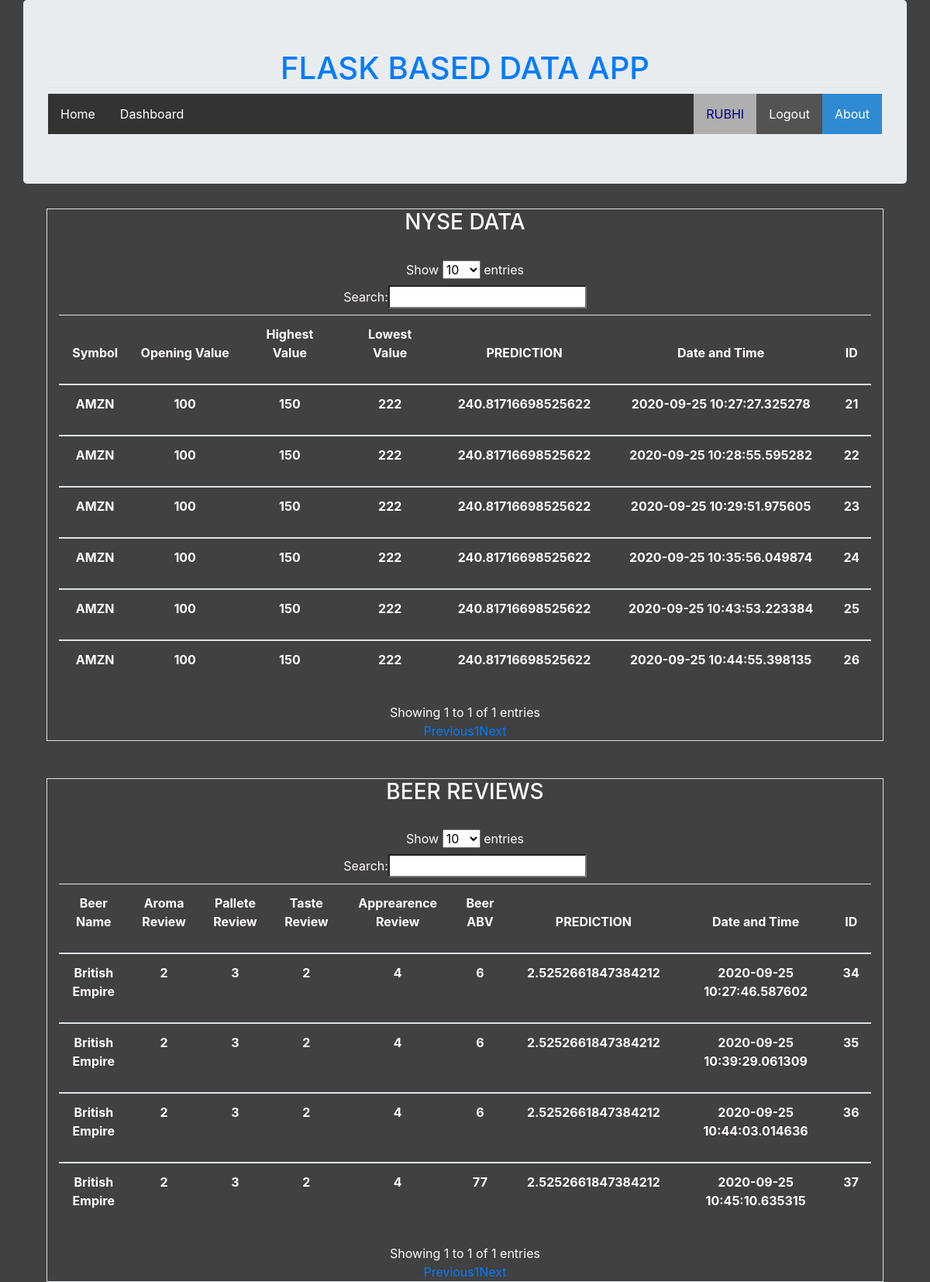
/dashboard (signed in), run on the app's committed database.
### dataapp/models.py (models this page shows, shortened)
class users(db.Model, UserMixin):
    id = db.Column("id", db.Integer, primary_key = True)
    name = db.Column(db.String(100), unique = True, nullable = False)
    email = db.Column(db.String(100), unique = True, nullable = False)
    password = db.Column(db.String(100))
    new_york = db.relationship("new_york", backref = "user_name", lazy = True)
    beers = db.relationship("beer_review", lazy = True)

class new_york(db.Model):
    id = db.Column("id", db.Integer, primary_key = True)
    company_symbol = db.Column(db.String(100), unique = False, nullable = False)
    open_val = db.Column(db.Integer)
    high_val = db.Column(db.Integer)
    low_val = db.Column(db.Integer)
    close_prediction = db.Column(db.Integer, default = 0)
    date_time = db.Column(db.DateTime, nullable=False, default=datetime.utcnow)
    user_id = db.Column(db.Integer, db.ForeignKey("users.id"), nullable = False)

class beer_review(db.Model):
    id = db.Column("id", db.Integer, primary_key = True)
    beer_name = db.Column(db.String(100), unique = False, nullable = False)
    review_aroma = db.Column(db.Integer)
    review_pallete = db.Column(db.Integer)
    review_taste = db.Column(db.Integer)
    review_appearance = db.Column(db.Integer)
    beer_abv = db.Column(db.Integer)
    prediction_review = db.Column(db.Integer, default = 0)
    date_time = db.Column(db.DateTime, nullable=False, default=datetime.utcnow)
    user_id = db.Column(db.Integer, db.ForeignKey("users.id"), nullable = False)

### dataapp/main/routes.py (the view)
@main.route('/dashboard', methods=["POST", "GET"])
@login_required
def dashboard():
    user = users.query.get(current_user.id)
    nyse = user.new_york
    beers = beer_review.query.filter_by(user_id=current_user.id).all()
    if not nyse and not beers:
        flash("No predictions done yet.", 'danger')
    return render_template("dashboard.html", post = nyse, beers = beers)

### dataapp/models.py (called while the page is built)
@login_manager.user_loader
def load_user(user_id):
    return users.query.get(int(user_id))

### dataapp/templates/dashboard.html (shortened to what this page needs)
{% extends "layout.html" %}
{% block content %}
    <div class = "container-fluid" style="color: snow;">
        {% if post %}
            <div class="container border" style="border: 3px;">
                <h3 style="border: 1px;">NYSE DATA</h3>
                <br>
                <table class="table table-hove" id = "nyse_table">
                    <thead>
                        <tr>
                            <th><p align="center">Symbol</p></th>
                            <th><p align="center">Opening Value</p></th>
                            <th><p align="center">Highest Value</p></th>
                            <th><p align="center">Lowest Value</p></th>
                            <th><p align="center">PREDICTION</p></th>
                            <th><p align="center">Date and Time</p></th>
                            <th><p align="center">ID</p></th>
                        </tr>
                    </thead>
                    {% for predict in post %}
                        <tbody>
                            <tr>
                                <th><p align="center">{{predict.company_symbol}}</p></th>
                                <th><p align="center">{{predict.open_val}}</p></th>
                                <th><p align="center">{{predict.high_val}}</p></th>
                                <th><p align="center">{{predict.low_val}}</p></th>
                                <th><p align="center">{{predict.close_prediction}}</p></th>
                                <th><p align="center">{{predict.date_time}}</p></th>
                                <th><p align="center">{{predict.id}}</p></th>
                            </tr>
                        </tbody>
                    {% endfor %}
                </table>
            </div>
        {% endif %}
        <br>
        <br>
        {% if beers %}
            <div class="container border">
                <h3>BEER REVIEWS</h3>
                <br>
                <table class="table table-hove" id = "beers_table">
                    <thead>
                        <tr>
                            <th><p align="center">Beer Name</p></th>
                            <th><p align="center">Aroma Review</p></th>
                            <th><p align="center">Pallete Review</p></th>
                            <th><p align="center">Taste Review</p></th>
                            <th><p align="center">Apprearence Review</p></th>
                            <th><p align="center">Beer ABV</p></th>
                            <th><p align="center">PREDICTION</p></th>
                            <th><p align="center">Date and Time</p></th>
                            <th><p align="center">ID</p></th>
                        </tr>
                    </thead>
                    {% for beer in beers %}
                        <tbody>
                            <tr>
                                <th><p align="center">{{beer.beer_name}}</p></th>
                                <th><p align="center">{{beer.review_aroma}}</p></th>
                                <th><p align="center">{{beer.review_pallete}}</p></th>
                                <th><p align="center">{{beer.review_taste}}</p></th>
                                <th><p align="center">{{beer.review_appearance}}</p></th>
                                <th><p align="center">{{beer.beer_abv}}</p></th>
                                <th><p align="center">{{beer.prediction_review}}</p></th>
                                <th><p align="center">{{beer.date_time}}</p></th>
                                <th><p align="center">{{beer.id}}</p></th>
                            </tr>
                        </tbody>
                    {% endfor %}
                </table>
            </div>
        {% endif %}
    </div>
{% endblock content %}

### dataapp/templates/layout.html (shortened to what this page needs)
<!DOCTYPE html>
<html>
<head>
    <link rel="stylesheet" href="https://maxcdn.bootstrapcdn.com/bootstrap/4.0.0/css/bootstrap.min.css">
    <link rel="stylesheet" type="text/css" href="{{ url_for('static', filename='style.css') }}">
</head>
<body style="background-color: rgb(65, 65, 65);">
    <div class="container jumbotron"  align="center">
        <h1 class = "border-bottom" style="color: rgb(65, 65, 65);"><a href="{{ url_for('main.home') }}">FLASK BASED DATA APP</a></h1>
        <ul>
            <li><a href="{{ url_for('main.home') }}">Home</a></li>
            <li><a href="{{ url_for('main.dashboard') }}">Dashboard</a></li>
            <li style="float:right"><a class="active" style="background-color: rgb(48, 138, 211)" href="{{ url_for('main.about') }}">About</a></li>
            {% if current_user.is_authenticated %}
                <li style="float:right"><a class="active" style="background-color: rgba(116, 114, 114, 0.514);" href="{{ url_for('account.logout') }}">Logout</a></li>
                <li style="float:right"><a class="active" style="background-color: rgb(175, 175, 175); color: navy;" href="#">{{current_user.name}}</a></li>
            {% else %}
            <li style="float:right"><a class="active" style="background-color: rgb(48, 138, 211)" href="{{ url_for('account.login') }}">Login</a></li>
            <li style="float:right"><a class="active" style="background-color: rgb(48, 138, 211)" href="{{ url_for('account.register') }}">Register</a></li>
            {% endif %}
        </ul>
    </div>
    <div class="container" align='center'>
        {% block content %}{% endblock %}
    </div>
</body>
</html>

### dataapp/static/style.css (style rules this page uses)
ul { list-style-type: none; margin: 0; padding: 0; overflow: hidden; background-color: #333; }
li { float: left; }
li a { display: block; color: white; text-align: center; padding: 14px 16px; text-decoration: none; }
.active { background-color: #3e92ca; }
body { background-image: url("https://i.pinimg.com/originals/62/da/98/62da98a3844145e89cd5aaf257d66eea.png"); background-repeat: no-repeat; background-attachment: fixed; background-size: 100% 100%; }

### data on the page
users: name "RUBHI"
new_york: company_symbol "AMZN", open_val "100", high_val "150", low_val "222", close_prediction "240.81716698525622", date_time "2020-09-25 10:27:27.325278", id "21"
new_york: company_symbol "AMZN", open_val "100", high_val "150", low_val "222", close_prediction "240.81716698525622", date_time "2020-09-25 10:28:55.595282", id "22"
new_york: company_symbol "AMZN", open_val "100", high_val "150", low_val "222", close_prediction "240.81716698525622", date_time "2020-09-25 10:29:51.975605", id "23"
new_york: company_symbol "AMZN", open_val "100", high_val "150", low_val "222", close_prediction "240.81716698525622", date_time "2020-09-25 10:35:56.049874", id "24"
new_york: company_symbol "AMZN", open_val "100", high_val "150", low_val "222", close_prediction "240.81716698525622", date_time "2020-09-25 10:43:53.223384", id "25"
new_york: company_symbol "AMZN", open_val "100", high_val "150", low_val "222", close_prediction "240.81716698525622", date_time "2020-09-25 10:44:55.398135", id "26"
beer_review: beer_name "British Empire", review_aroma "2", review_pallete "3", review_taste "2", review_appearance "4", beer_abv "6", prediction_review "2.5252661847384212", date_time "2020-09-25 10:27:46.587602", id "34"
beer_review: beer_name "British Empire", review_aroma "2", review_pallete "3", review_taste "2", review_appearance "4", beer_abv "6", prediction_review "2.5252661847384212", date_time "2020-09-25 10:39:29.061309", id "35"
beer_review: beer_name "British Empire", review_aroma "2", review_pallete "3", review_taste "2", review_appearance "4", beer_abv "6", prediction_review "2.5252661847384212", date_time "2020-09-25 10:44:03.014636", id "36"
beer_review: beer_name "British Empire", review_aroma "2", review_pallete "3", review_taste "2", review_appearance "4", beer_abv "77", prediction_review "2.5252661847384212", date_time "2020-09-25 10:45:10.635315", id "37"
